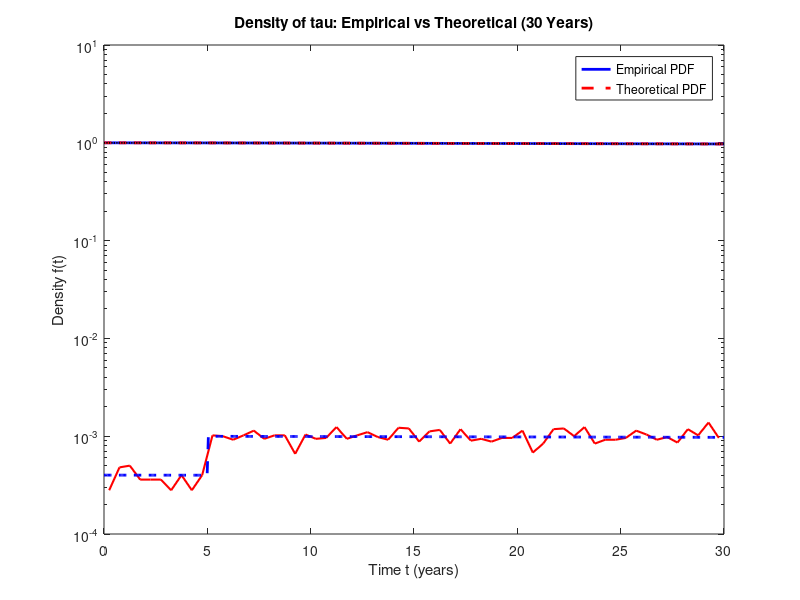

This figure's MATLAB source:
% EXERCISE 5
% INPUTS:
%   theta: point in time where the intensity changes
%   lambda1, lambda2: values of the intensity parameter
lambda1 = 0.0004;
lambda2 = 0.0010;
theta   = 5;
%% Question a)
% Simulation of a singular default time through the non constant Intensity
% based model
u = rand;
v = -log(u);

% Piecewise lambda => we can integrate easily and then deduce tau
threshold = lambda1 * theta;   % = 0.002
if v <= threshold
    tau = v/lambda1;
else
    tau = theta + (v-threshold)/lambda2;
end
tau

%% Question b)
% Simulates M=10^5 scenarios through the non constant Intensity
% based model and returns a validation of the parameters using the
% loglinear plot of the empirical survival probability probability and a
% plot of the default time density function

M = 10^5;
tau_vect = zeros(M,1);
u_vect = rand(M,1);
v_vect = -log(u_vect);
threshold = lambda1 * theta; 

% Calculate tau for each simulation
tau_vect(v_vect <= threshold) = v_vect(v_vect <= threshold) / lambda1;
tau_vect(v_vect > threshold)  = theta + (v_vect(v_vect > threshold) - threshold) / lambda2;

tGrid = linspace(0, 30, 500);

% 1) Empirical estimator 

% Empirical survival probability
P_emp = arrayfun(@(t) mean(tau_vect > t), tGrid);

% True survival
P_true = exp(-(lambda1*min(tGrid,theta) + lambda2*max(tGrid-theta,0)));

% CI sur P_emp : binomial => std = sqrt(p*(1-p)/M)
z     = 1.96; % CI 95% 
P_up  = P_emp + z * sqrt(P_emp.*(1-P_emp)/M);
P_low = P_emp - z * sqrt(P_emp.*(1-P_emp)/M);

% SHOWS:
%   the loglinear graph of the theorical survival probability over time
%   on the same plot: the empirical probability and its 95% confidence interval
figure;
first_line = polyfit(tGrid(tGrid<=theta), log(P_emp(tGrid<=theta)),1);
second_line = polyfit(tGrid(tGrid>theta), log(P_emp(tGrid>theta)),1);
semilogy(tGrid, P_true, 'b-',  'LineWidth', 2); hold on
semilogy(tGrid, P_emp,  'r--', 'LineWidth', 2);
semilogy(tGrid, P_up,   'k:',  'LineWidth', 1);
semilogy(tGrid, P_low,  'k:',  'LineWidth', 1);
xlabel('t (years)'); ylabel('P(t) — log scale')
legend('True','Empirical','CI 95%')
title('Survival Probability — empirical estimator')

lambda1_emp = -first_line(1)
lambda2_emp = -second_line(1)

%% PDF Fit of tau over 30 years
dt = 0.5;
tSteps = 0:dt:30; % Setting the time horizon to 30 years

% Empirical PDF and time step midpoints computation
count = arrayfun(@(i) sum(tSteps(i) < tau_vect & tau_vect <= tSteps(i+1)), 1:length(tSteps)-1);
pdf_emp = count / (M * dt);
tMid_steps = (tSteps(1:end-1) + tSteps(2:end)) / 2;

% Theoretical PDF
lambda_grid = lambda1 * (tGrid <= theta) + lambda2 * (tGrid > theta);
pdf_true = lambda_grid .* exp(-(lambda1*min(tGrid,theta) + lambda2*max(tGrid-theta,0)));

% SHOWS:
%   The Theoretical PDF VS the one we calculated through simulation
plot(tMid_steps, pdf_emp, 'r-', 'LineWidth', 1.5);
hold on;
plot(tGrid, pdf_true, 'b--', 'LineWidth', 2);
xlabel('Time t (years)');
ylabel('Density f(t)');
legend('Empirical PDF', 'Theoretical PDF');
title('Density of tau: Empirical vs Theoretical (30 Years)');
